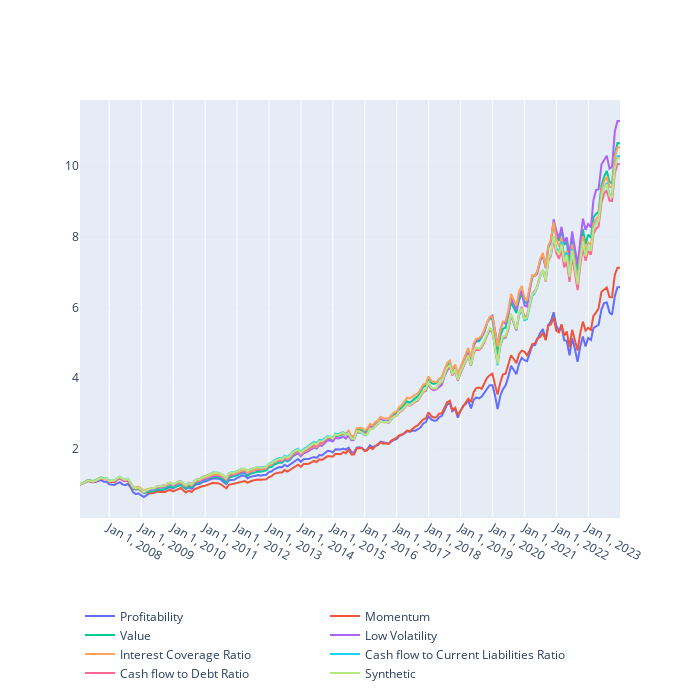

Notebook code for this chart:
### Code cell
plot_lines(real_rets)
#some issues with this as a

### Figure 1 — Plotly figure (JSON) as saved in the notebook; plotly's stock layout.template omitted (floating-point values rounded to 4 significant figures; data arrays with more than 128 entries replaced by an {"elided": "..."} marker saying what was removed)
{"data": [{"name": "Profitability", "showlegend": true, "type": "scatter", "x": {"elided": "204 str values"}, "y": {"elided": "204 float values"}}, {"name": "Momentum", "showlegend": true, "type": "scatter", "x": {"elided": "204 str values"}, "y": {"elided": "204 float values"}}, {"name": "Value", "showlegend": true, "type": "scatter", "x": {"elided": "204 str values"}, "y": {"elided": "204 float values"}}, {"name": "Low Volatility", "showlegend": true, "type": "scatter", "x": {"elided": "204 str values"}, "y": {"elided": "204 float values"}}, {"name": "Interest Coverage Ratio", "showlegend": true, "type": "scatter", "x": {"elided": "204 str values"}, "y": {"elided": "204 float values"}}, {"name": "Cash flow to Current Liabilities Ratio", "showlegend": true, "type": "scatter", "x": {"elided": "204 str values"}, "y": {"elided": "204 float values"}}, {"name": "Cash flow to Debt Ratio", "showlegend": true, "type": "scatter", "x": {"elided": "204 str values"}, "y": {"elided": "204 float values"}}, {"name": "Synthetic", "showlegend": true, "type": "scatter", "x": {"elided": "204 str values"}, "y": {"elided": "204 float values"}}], "layout": {"height": 700, "legend": {"orientation": "h", "x": 0, "xanchor": "left", "y": -0.2, "yanchor": "top"}, "width": 700, "xaxis": {"autorange": true, "range": ["2007-01-31", "2023-12-29"], "tickvals": [2007, 2008, 2009, 2010, 2011, 2012, 2013, 2014, 2015, 2016, 2017, 2018, 2019, 2020, 2021, 2022, 2023], "type": "date"}, "yaxis": {"autorange": true, "dtick": 2, "gridcolor": "LightGrey", "gridwidth": 0.1, "range": [0.03935, 11.87], "showgrid": true, "type": "linear"}}}
